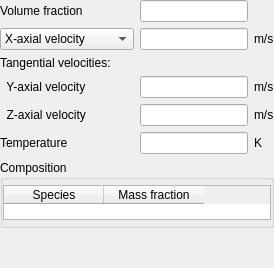
              <widget class="QWidget" name="page_solids_inflow">
               <layout class="QVBoxLayout" name="verticalLayout_7">
                <property name="leftMargin">
                 <number>0</number>
                </property>
                <property name="topMargin">
                 <number>0</number>
                </property>
                <property name="rightMargin">
                 <number>0</number>
                </property>
                <property name="bottomMargin">
                 <number>0</number>
                </property>
                <item>
                 <widget class="QFrame" name="frame_solids_inflow">
                  <property name="frameShape">
                   <enum>QFrame::NoFrame</enum>
                  </property>
                  <property name="frameShadow">
                   <enum>QFrame::Plain</enum>
                  </property>
                  <layout class="QGridLayout" name="gridLayout_21">
                   <property name="leftMargin">
                    <number>0</number>
                   </property>
                   <property name="topMargin">
                    <number>0</number>
                   </property>
                   <property name="rightMargin">
                    <number>0</number>
                   </property>
                   <property name="bottomMargin">
                    <number>0</number>
                   </property>
                   <item row="4" column="0">
                    <widget class="QLabel" name="label_solids_tangential_velocity_2">
                     <property name="text">
                      <string>  Z-axial velocity</string>
                     </property>
                    </widget>
                   </item>
                   <item row="0" column="1">
                    <widget class="LineEdit" name="lineedit_bc_ep_s_args_BC_P"/>
                   </item>
                   <item row="0" column="0">
                    <widget class="QLabel" name="label_bc_ep_s">
                     <property name="text">
                      <string>Volume fraction</string>
                     </property>
                    </widget>
                   </item>
                   <item row="1" column="1">
                    <widget class="LineEdit" name="lineedit_solids_inflow"/>
                   </item>
                   <item row="1" column="2">
                    <widget class="QLabel" name="label_solids_inflow_units">
                     <property name="text">
                      <string>m/s</string>
                     </property>
                    </widget>
                   </item>
                   <item row="2" column="0">
                    <widget class="QLabel" name="label_solids_tangential_velocities">
                     <property name="font">
                      <font>
                       <weight>50</weight>
                       <bold>false</bold>
                      </font>
                     </property>
                     <property name="text">
                      <string>Tangential velocities:</string>
                     </property>
                    </widget>
                   </item>
                   <item row="3" column="0">
                    <widget class="QLabel" name="label_solids_tangential_velocity_1">
                     <property name="text">
                      <string>  Y-axial velocity</string>
                     </property>
                    </widget>
                   </item>
                   <item row="3" column="1">
                    <widget class="LineEdit" name="lineedit_solids_tangential_velocity_1"/>
                   </item>
                   <item row="4" column="1">
                    <widget class="LineEdit" name="lineedit_solids_tangential_velocity_2"/>
                   </item>
                   <item row="3" column="2">
                    <widget class="QLabel" name="label_solids_tangential_velocity_1_units">
                     <property name="text">
                      <string>m/s</string>
                     </property>
                    </widget>
                   </item>
                   <item row="4" column="2">
                    <widget class="QLabel" name="label_solids_tangential_velocity_2_units">
                     <property name="text">
                      <string>m/s</string>
                     </property>
                    </widget>
                   </item>
                   <item row="5" column="0">
                    <widget class="QLabel" name="label_bc_t_s">
                     <property name="text">
                      <string>Temperature</string>
                     </property>
                    </widget>
                   </item>
                   <item row="5" column="2">
                    <widget class="QLabel" name="label_bc_t_s_units">
                     <property name="text">
                      <string>K</string>
                     </property>
                    </widget>
                   </item>
                   <item row="5" column="1">
                    <widget class="LineEdit" name="lineedit_keyword_bc_t_s_args_BC_P"/>
                   </item>
                   <item row="1" column="0">
                    <widget class="QStackedWidget" name="stackedwidget_solids_inflow">
                     <property name="sizePolicy">
                      <sizepolicy hsizetype="Preferred" vsizetype="Maximum">
                       <horstretch>0</horstretch>
                       <verstretch>0</verstretch>
                      </sizepolicy>
                     </property>
                     <property name="currentIndex">
                      <number>0</number>
                     </property>
                     <widget class="QWidget" name="subpage_solids_inflow_MI">
                      <property name="sizePolicy">
                       <sizepolicy hsizetype="Preferred" vsizetype="Minimum">
                        <horstretch>0</horstretch>
                        <verstretch>0</verstretch>
                       </sizepolicy>
                      </property>
                      <layout class="QGridLayout" name="gridLayout_22">
                       <property name="leftMargin">
                        <number>0</number>
                       </property>
                       <property name="topMargin">
                        <number>0</number>
                       </property>
                       <property name="rightMargin">
                        <number>0</number>
                       </property>
                       <property name="bottomMargin">
                        <number>0</number>
                       </property>
                       <item row="0" column="0">
                        <widget class="ComboBox" name="combobox_solids_inflow_type">
                         <property name="sizePolicy">
                          <sizepolicy hsizetype="Preferred" vsizetype="Minimum">
                           <horstretch>0</horstretch>
                           <verstretch>0</verstretch>
                          </sizepolicy>
                         </property>
                         <property name="font">
                          <font>
                           <weight>50</weight>
                           <bold>false</bold>
                          </font>
                         </property>
                         <item>
                          <property name="text">
                           <string>X-axial velocity</string>
                          </property>
                         </item>
                         <item>
                          <property name="text">
                           <string>Volumetric flowrate</string>
                          </property>
                         </item>
                         <item>
                          <property name="text">
                           <string>Mass flowrate</string>
                          </property>
                         </item>
                        </widget>
                       </item>
                      </layout>
                     </widget>
                     <widget class="QWidget" name="subpage_solids_inflow_CG_MI">
                      <layout class="QGridLayout" name="gridLayout_23">
                       <property name="leftMargin">
                        <number>0</number>
                       </property>
                       <property name="topMargin">
                        <number>0</number>
                       </property>
                       <property name="rightMargin">
                        <number>0</number>
                       </property>
                       <property name="bottomMargin">
                        <number>0</number>
                       </property>
                       <item row="0" column="0">
                        <widget class="QLabel" name="label_bc_u_g">
                         <property name="text">
                          <string>X-axial velocity</string>
                         </property>
                        </widget>
                       </item>
                      </layout>
                     </widget>
                    </widget>
                   </item>
                  </layout>
                  <zorder>lineedit_bc_ep_s_args_BC_P</zorder>
                  <zorder>label_solids_inflow_units</zorder>
                  <zorder>label_solids_tangential_velocity_1_units</zorder>
                  <zorder>label_solids_tangential_velocity_2_units</zorder>
                  <zorder>label_bc_ep_s</zorder>
                  <zorder>lineedit_solids_inflow</zorder>
                  <zorder>label_solids_tangential_velocities</zorder>
                  <zorder>label_solids_tangential_velocity_1</zorder>
                  <zorder>label_solids_tangential_velocity_2</zorder>
                  <zorder>lineedit_solids_tangential_velocity_1</zorder>
                  <zorder>lineedit_solids_tangential_velocity_2</zorder>
                  <zorder>label_bc_t_s</zorder>
                  <zorder>label_bc_t_s_units</zorder>
                  <zorder>lineedit_keyword_bc_t_s_args_BC_P</zorder>
                  <zorder>stackedwidget_solids_inflow</zorder>
                 </widget>
                </item>
                <item>
                 <widget class="QGroupBox" name="groupbox_solids_composition">
                  <property name="sizePolicy">
                   <sizepolicy hsizetype="Preferred" vsizetype="Preferred">
                    <horstretch>0</horstretch>
                    <verstretch>0</verstretch>
                   </sizepolicy>
                  </property>
                  <property name="maximumSize">
                   <size>
                    <width>16777215</width>
                    <height>16777215</height>
                   </size>
                  </property>
                  <property name="title">
                   <string>Composition</string>
                  </property>
                  <property name="flat">
                   <bool>true</bool>
                  </property>
                  <layout class="QGridLayout" name="gridLayout_24">
                   <property name="leftMargin">
                    <number>0</number>
                   </property>
                   <property name="topMargin">
                    <number>5</number>
                   </property>
                   <property name="rightMargin">
                    <number>0</number>
                   </property>
                   <property name="bottomMargin">
                    <number>5</number>
                   </property>
                   <item row="0" column="0">
                    <widget class="QTableWidget" name="tablewidget_solids_mass_fraction">
                     <property name="sizePolicy">
                      <sizepolicy hsizetype="MinimumExpanding" vsizetype="Minimum">
                       <horstretch>0</horstretch>
                       <verstretch>0</verstretch>
                      </sizepolicy>
                     </property>
                     <property name="maximumSize">
                      <size>
                       <width>16777215</width>
                       <height>35</height>
                      </size>
                     </property>
                     <property name="selectionMode">
                      <enum>QAbstractItemView::NoSelection</enum>
                     </property>
                     <attribute name="verticalHeaderVisible">
                      <bool>false</bool>
                     </attribute>
                     <column>
                      <property name="text">
                       <string>Species</string>
                      </property>
                     </column>
                     <column>
                      <property name="text">
                       <string>Mass fraction</string>
                      </property>
                     </column>
                    </widget>
                   </item>
                  </layout>
                 </widget>
                </item>
                <item>
                 <spacer name="verticalSpacer_6">
                  <property name="orientation">
                   <enum>Qt::Vertical</enum>
                  </property>
                  <property name="sizeHint" stdset="0">
                   <size>
                    <width>20</width>
                    <height>40</height>
                   </size>
                  </property>
                 </spacer>
                </item>
               </layout>
              </widget>
